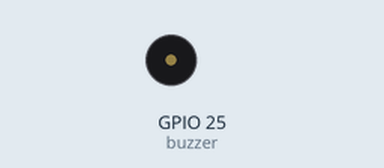
The sketch below on a simulated ESP32. On the bench: buzzer (waves = sounding).

Above: at 0.5 s.
Timing chart, 0 to 3.0 s (numbered marks = the images above):
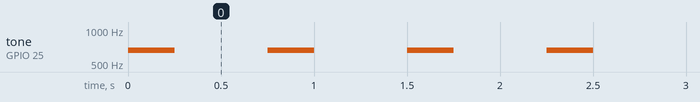

The sketch:

Buzzer_Module.ino
```cpp
#include <Arduino.h>

//Declarar el pin del Buzzer
int buzzer = 25;

void setup() {

pinMode(buzzer, OUTPUT);

}
void loop() {

//Imitir el sonido
tone(buzzer, 660);
delay(250);
//Apagar el sonido
noTone();
delay(500);

}

//Metodo para emitir el sonido
int playing = 0;
void tone(byte pin, int freq) {
  ledcSetup(0, 2000, 8);
  ledcAttachPin(pin, 0);
  ledcWriteTone(0, freq);
  playing = pin;
}

//Metodo para apagar el sonido
void noTone() {
  tone(playing, 0);
}
```

Measured:
- by itself, tone on GPIO 25 (buzzer): alternates 660 Hz for 0.25 s and silent for 0.50 s
